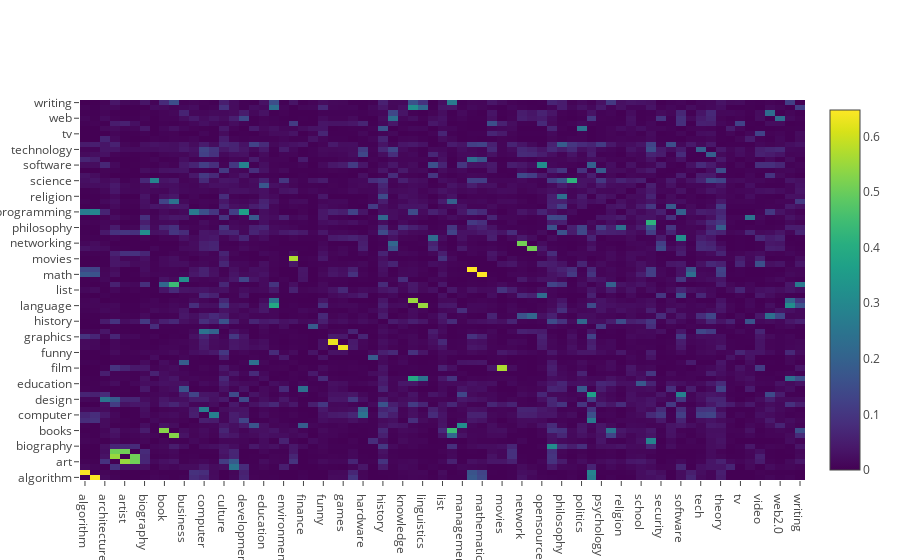

The cell this chart's notebook holds for it:
### Markdown cell above
Much better, will now add tag labels to plot and make it interactive

### Code cell
tag_index = dvec.feature_names_

trace = go.Heatmap(
    x=tag_index, 
    y=tag_index, 
    z=M_cosine, 
    colorscale='Viridis'
   ) 

data=[trace]  
iplot(data)

### Figure 1 — Plotly figure (JSON) as saved in the notebook; plotly's stock layout.template omitted (floating-point values rounded to 4 significant figures; data arrays with more than 128 entries replaced by an {"elided": "..."} marker saying what was removed)
{"data": [{"colorscale": "Viridis", "type": "heatmap", "x": ["algorithm", "algorithms", "architecture", "art", "artist", "artists", "biography", "biology", "book", "books", "business", "code", "computer", "computers", "culture", "design", "development", "economics", "education", "english", "environment", "film", "finance", "food", "funny", "game", "games", "graphics", "hardware", "health", "history", "internet", "knowledge", "language", "linguistics", "linux", "list", "literature", "management", "math", "mathematics", "media", "movies", "music", "network", "networking", "opensource", "people", "philosophy", "physics", "politics", "programming", "psychology", "reading", "religion", "resources", "school", "science", "security", "sociology", "software", "statistics", "tech", "technology", "theory", "travel", "tv", "usa", "video", "web", "web2.0", "words", "writing"], "y": ["algorithm", "algorithms", "architecture", "art", "artist", "artists", "biography", "biology", "book", "books", "business", "code", "computer", "computers", "culture", "design", "development", "economics", "education", "english", "environment", "film", "finance", "food", "funny", "game", "games", "graphics", "hardware", "health", "history", "internet", "knowledge", "language", "linguistics", "linux", "list", "literature", "management", "math", "mathematics", "media", "movies", "music", "network", "networking", "opensource", "people", "philosophy", "physics", "politics", "programming", "psychology", "reading", "religion", "resources", "school", "science", "security", "sociology", "software", "statistics", "tech", "technology", "theory", "travel", "tv", "usa", "video", "web", "web2.0", "words", "writing"], "z": {"elided": "73x73 float values"}}], "layout": {}}
